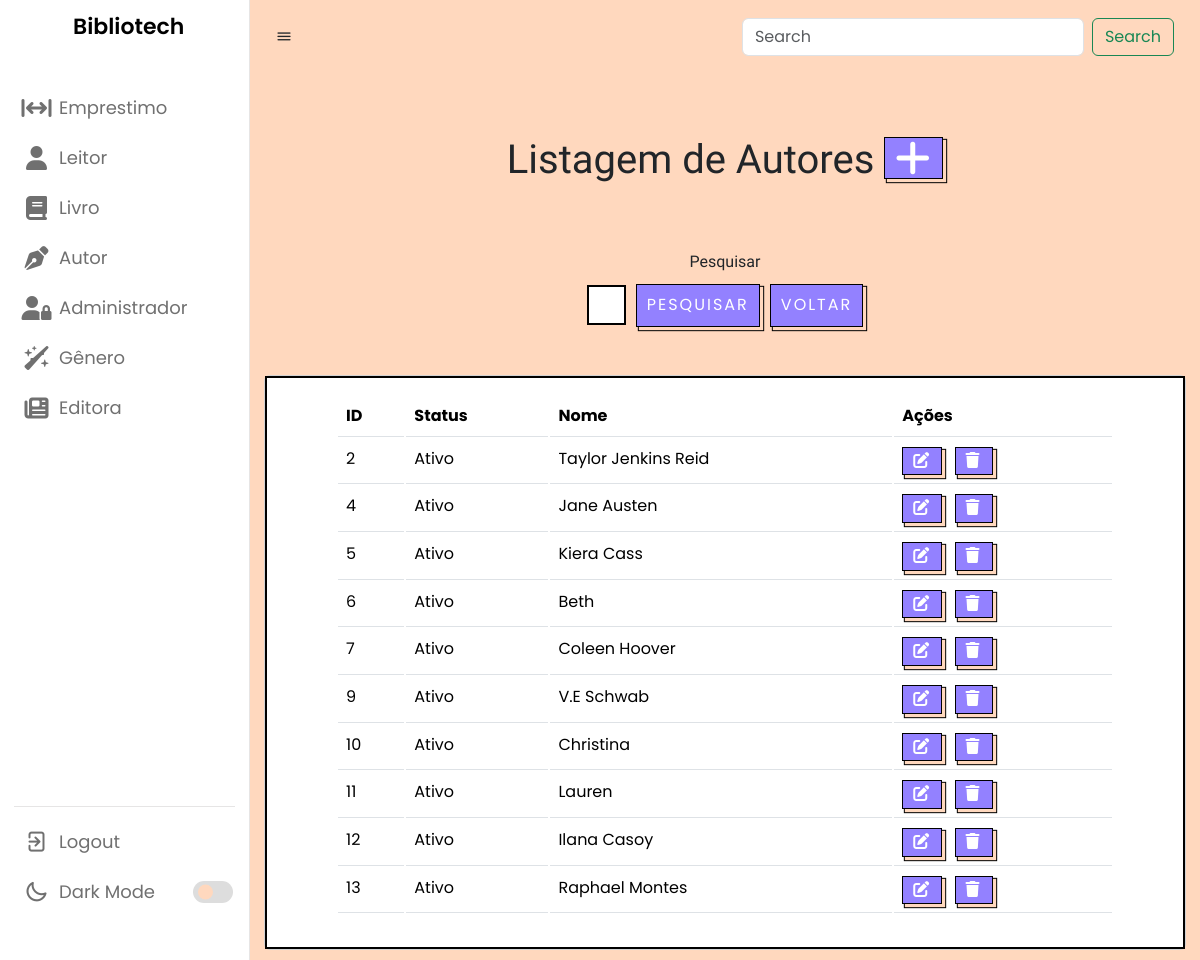
The app's page /listarAutores.php, older data.
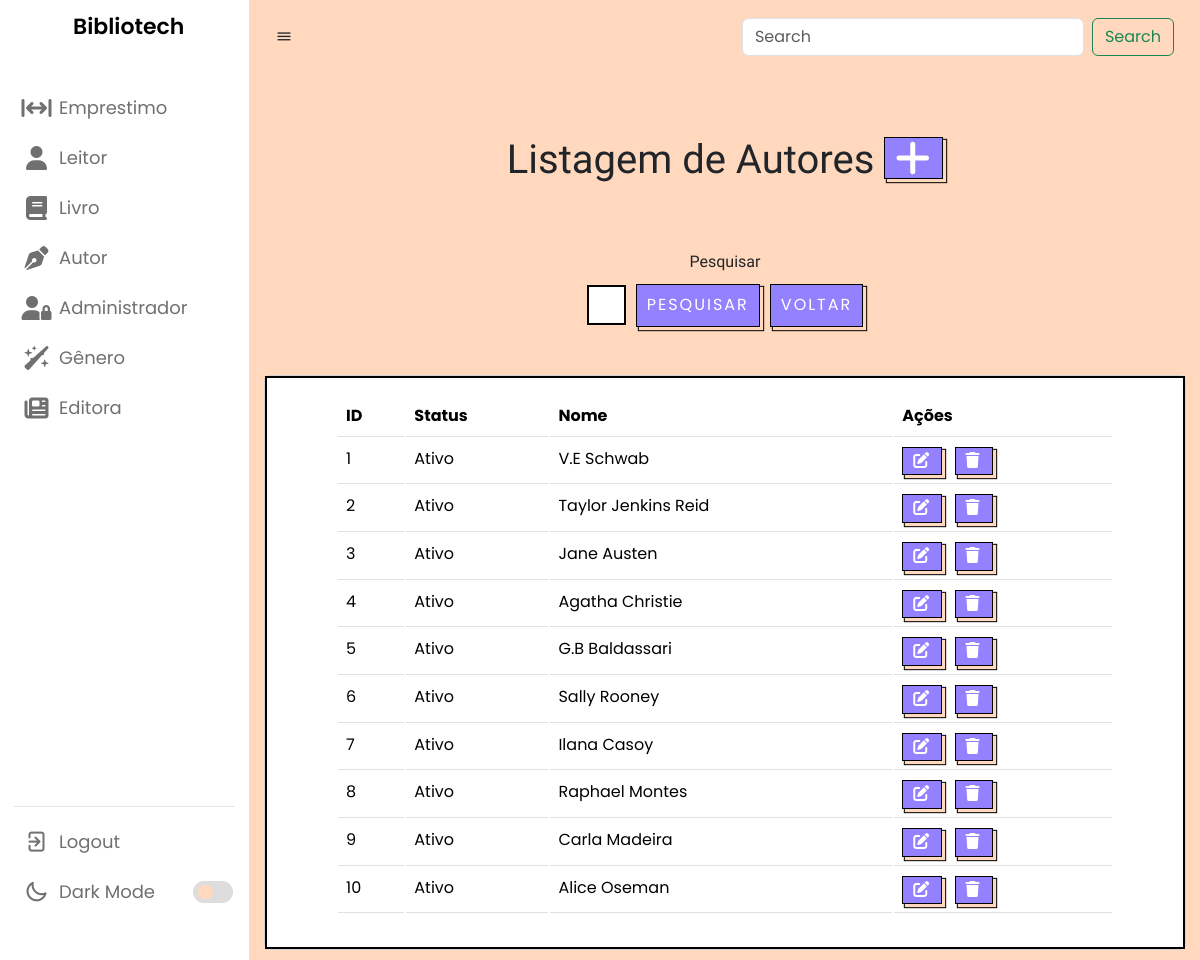
The same page, newer data.
### tables this page shows
CREATE TABLE `autor` (
  `id` int(11) NOT NULL,
  `status` varchar(45) NOT NULL,
  `nome` varchar(100) NOT NULL
);

### listarAutores.php (the view, shortened to what this page needs)
<?php
require_once("conexao.php");
$V_WHERE = "";
$sql = "select * from autor
where 1 = 1" . $V_WHERE;
$resultado = mysqli_query($conexao, $sql);
?>
<?php require_once("navbar.php"); ?>
        <br><br><br>
        <h1 class="titulo">Listagem de Autores  <a href="cadastrarAutores.php" class="botao">
                                <i class="fa-solid fa-plus"></i>
                            </a></h1>
        <br><br>
        <center>
            <form method="post">
                <label name="nome" for="exampleFormControlInput1" class="titulo">Pesquisar</label>
                <div class="input-button-container">
                    <input name="nome" type="text" class="formcampo">
                    <button name="pesquisar" stype="button" class="botaopesquisar">Pesquisar</button>
                    <a href="listarAutores.php"><button name="voltar" stype="button" class="botaopesquisar">Voltar</button></a>
                </div>
                <br><br>
            </form>
        </center>
<center>
        <div class="card cardlistar">
            <div class="card-body cardlistar2">
                <table class="table">
                    <thead>
                        <tr>
                            <td scope="col"><b>ID</b></td>
                            <td scope="col"><b>Status</b></td>
                            <td scope="col"><b>Nome</b></td>
                            <td scope="col"><b>Ações</b></td>
                        </tr>
                    </thead>
                    <tbody>
                        <?php while ($linha = mysqli_fetch_array($resultado)) { ?>
                            <tr>
                                <td>
                                    <?= $linha['id'] ?>
                                </td>
                                <td>
                                    <?= $linha['status'] ?>
                                </td>
                                <td>
                                    <?= $linha['nome'] ?>
                                </td>
                                <td>
                                    <a style="margin-right: 8px;" href="alterarAutor.php? id=<?= $linha['id'] ?>"
                                        class="botao">
                                        <i class="fa-solid fa-pen-to-square"></i></a>
                                    <a href="listarAutores.php? id=<?= $linha['id'] ?>" class="botao"
                                        onclick="return confirm('Deseja mesmo excluir o cadastro?')">
                                        <i class="fa-sharp fa-solid fa-trash"></i> </a>
                                </td>
                            </tr>
                        <?php } ?>
                    </tbody>
                </table>
            </div>
        </div>
</center>
    </section>
</body>
</html>

### navbar.php (shortened to what this page needs)
<!DOCTYPE html>
<html lang="pt-br">
<head>
    <link rel="stylesheet" href="css/style.css">
    <link rel="stylesheet" href="css/cadastrar.css">
    <link rel="stylesheet" href="css/bootstrap.css">
    <link rel="stylesheet" href="https://unicons.iconscout.com/release/v4.0.0/css/line.css">
</head>
<body>
    <nav>
        <div class="logo-name">
            <span class="logo_name">Bibliotech</span>
        </div>
        <div class="menu-items">
            <ul class="nav-links">
            <?php require_once('sidebar.php')  ?>
            </ul>
            <ul class="logout-mode">
                <li><a href="#">
                        <i class="uil uil-signout"></i>
                        <span class="link-name">Logout</span>
                    </a></li>
                <li class="mode">
                    <a href="#">
                        <i class="uil uil-moon"></i>
                        <span class="link-name">Dark Mode</span>
                    </a>
                    <div class="mode-toggle">
                        <span class="switch"></span>
                    </div>
                </li>
            </ul>
        </div>
    </nav>
    <section class="dashboard">
        <div class="navbar bg-body-tertiary">
            <div class="container-fluid">
                <i class="uil uil-bars sidebar-toggle"></i>
                <form class="d-flex" role="search">
                    <input class="form-control me-2" type="search" placeholder="Search" aria-label="Search">
                    <button class="btn btn-outline-success" type="submit">Search</button>
                </form>
            </div>
        </div>

### sidebar.php (shortened to what this page needs)
<li><a class="emprestimo-btn">
        <i class="fa-solid fa-arrows-left-right-to-line"></i><span class="link-name">Emprestimo</span></a>
</li>
<li><a class="leitor-btn">
        <i class="fa-solid fa-user"></i><span class="link-name">Leitor</span></a>
</li>
<li><a class="livro-btn">
        <i class="fa-solid fa-book"></i><span class="link-name">Livro</span></a>
</li>
<li><a class="autor-btn">
        <i class="fa-solid fa-pen-nib"></i><span class="link-name">Autor</span></a>
</li>
<li><a class="administrador-btn">
        <i class="fa-solid fa-user-lock"></i><span class="link-name">Administrador</span></a>
</li>
<li><a class="genero-btn">
        <i class="fa-solid fa-wand-sparkles"></i><span class="link-name">Gênero</span></a>
</li>
<li><a class="editora-btn">
        <i class="fa-solid fa-newspaper"></i><span class="link-name">Editora</span></a>
</li>

### css/style.css (style rules this page uses)
* { margin: 0; padding: 0; box-sizing: border-box; font-family: 'Poppins', sans-serif; }
:root { --primary-color: #9381ff; --panel-color: #ffd8be; --text-color: #000; --black-light-color: #707070; --border-color: #e6e5e5; --toggle-color: #DDD; --box1-color: #4DA3FF; --box2-color: #FFE6AC; --box3-color: #E7D1FC; --index-i: #9381ff; --title-icon-color: #fff; --nav-color: white; --tran-05: all 0.5s ease; --tran-03: all 0.3s ease; --tran-03: all 0.2s ease; }
body { min-height: 100vh; background-color: var(--primary-color); }
nav { position: fixed; top: 0; left: 0; height: 100%; width: 250px; padding: 10px 14px; background-color: var(--nav-color); border-right: 1px solid var(--border-color); transition: var(--tran-05); }
nav .logo-name { display: flex; align-items: center; }
nav .logo-name .logo_name { font-size: 22px; font-weight: 600; color: var(--text-color); margin-left: 14px; transition: var(--tran-05); }
nav .menu-items { margin-top: 40px; height: calc(100% - 90px); display: flex; flex-direction: column; justify-content: space-between; }
.menu-items li { list-style: none; }
.menu-items li a { display: flex; align-items: center; height: 50px; text-decoration: none; position: relative; }
.menu-items li a i { font-size: 24px; min-width: 45px; height: 100%; display: flex; align-items: center; justify-content: center; color: var(--black-light-color); }
.menu-items li a .link-name { font-size: 18px; font-weight: 400; color: var(--black-light-color); transition: var(--tran-05); }
.menu-items .logout-mode { padding-top: 10px; border-top: 1px solid var(--border-color); }
.menu-items .mode { display: flex; align-items: center; white-space: nowrap; }
.menu-items .mode-toggle { position: absolute; right: 14px; height: 50px; min-width: 45px; display: flex; align-items: center; justify-content: center; cursor: pointer; }
.mode-toggle .switch { position: relative; display: inline-block; height: 22px; width: 40px; border-radius: 25px; background-color: var(--toggle-color); }
.switch:before { content: ""; position: absolute; left: 5px; top: 50%; transform: translateY(-50%); height: 15px; width: 15px; background-color: var(--panel-color); border-radius: 50%; transition: var(--tran-03); }
.dashboard { position: relative; left: 250px; background-color: var(--panel-color); min-height: 100vh; width: calc(100% - 250px); padding: 10px 14px; transition: var(--tran-05); }
table tbody td { height: 2.8rem; color: #000000; }
table tbody tr:last-child td { border: 2; }
nav ul { list-style: none; }
nav ul li { line-height: 60px; }
.formcampo { border: 2px solid black; display: block; width: 30%; padding: 0.375rem 0.75rem; font-size: 1rem; font-weight: 400; line-height: 1.5; flex: 1; }
.input-button-container { display: flex; align-items: center; width: 30%; }

### css/cadastrar.css (style rules this page uses)
.titulo { padding-bottom: 10px; text-align: center; font-family: Fjalla One; }
.botao { background-color: #9381ff; border: 1px solid black; box-shadow: 3px 3px 1px #ffd8be, 3px 3px 1px 1px black; color: #fff; cursor: pointer; display: inline-block; letter-spacing: 2px; line-height: 20pt; margin: 0 auto; outline: none; padding: 0 10px; text-transform: uppercase; transition: .2 all ease-in-out; }
.botaopesquisar { background-color: #9381ff; border: 1px solid black; box-shadow: 3px 3px 1px #ffd8be, 3px 3px 1px 1px black; color: #fff; cursor: pointer; display: inline-block; letter-spacing: 2px; line-height: 20pt; margin: 0 auto; outline: none; padding: 7px 10px; text-transform: uppercase; transition: .2 all ease-in-out; margin-left: 10px; }

Row changes from the older to the newer data that the page shows:
removed autor: id "11", status "Ativo", nome "Lauren"
removed autor: id "12", status "Ativo", nome "Ilana Casoy"
removed autor: id "13", status "Ativo", nome "Raphael Montes"
added autor: id "1", status "Ativo", nome "V.E Schwab"
added autor: id "3", status "Ativo", nome "Jane Austen"
changed autor id 4: nome "Jane Austen" → "Agatha Christie"
changed autor id 5: nome "Kiera Cass" → "G.B Baldassari"
changed autor id 6: nome "Beth" → "Sally Rooney"
changed autor id 7: nome "Coleen Hoover" → "Ilana Casoy"
added autor: id "8", status "Ativo", nome "Raphael Montes"
changed autor id 9: nome "V.E Schwab" → "Carla Madeira"
changed autor id 10: nome "Christina" → "Alice Oseman"
